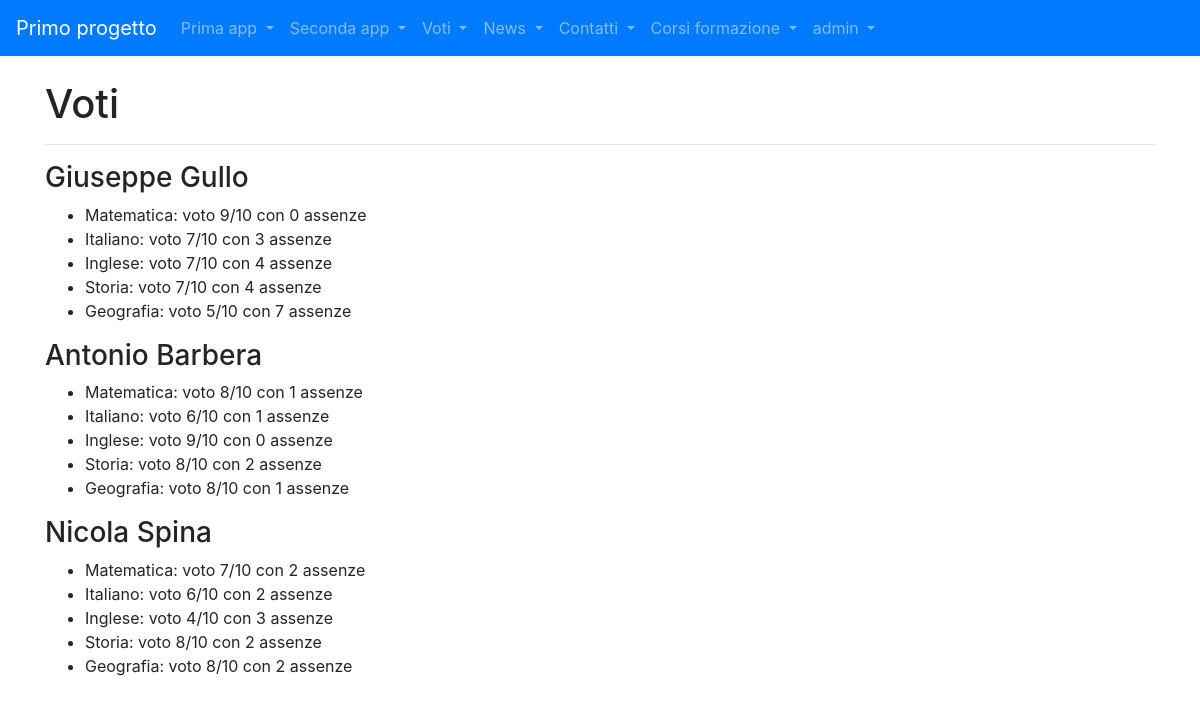
The page /voti/vista_2 (signed in) on the database its author committed.
### voti/models.py (models this page shows, shortened)
class SubjectData(models.Model):
    name = models.CharField(max_length=15, default="materia")
    grade = models.PositiveIntegerField(default=7)
    leaves = models.PositiveIntegerField(default=0)
    student = models.ForeignKey("Student", models.CASCADE, null=True)

### voti/views.py (the view)
# urls.py: path("vista_2", views.student_grades, name="vista_2"),
def student_grades(request: HttpRequest):
    return render(request, "vista_2.html", context=get_students_data())

### voti/views.py (called while the page is built)
def get_students_data():
    students = []
    for student in Student.objects.all():
        students.append({
            "name": f"{student.first_name} {student.last_name}",
            "subject_data": SubjectData.objects.filter(
                student__first_name=student.first_name,
                student__last_name=student.last_name,
            ),
        })
    return {"students": students}

### voti/templates/vista_2.html
{% extends "voti_base.html" %}
{% block content %}
{{block.super}}
<hr>
{% for student in students %}
    <h3>{{student.name}}</h3>
    <ul>
    {% for subject in student.subject_data %}
        <li>{{subject.name}}: voto {{subject.grade}}/10 con {{subject.leaves}} assenze</li>
    {% endfor %}
    </ul>
{% endfor %}
{% endblock content %}

### templates/base.html (shortened to what this page needs)
{% load static %}
<!doctype html>
<html lang="en">
  <head>
    <link rel="stylesheet" href="https://cdnjs.cloudflare.com/ajax/libs/font-awesome/5.15.4/css/all.min.css">
    <link rel="stylesheet" href="https://cdn.jsdelivr.net/npm/bootstrap@4.5.3/dist/css/bootstrap.min.css">
  </head>
  <body>
        <nav class="navbar navbar-expand-lg navbar-dark bg-primary">
              <a class="navbar-brand" href="/">Primo progetto</a>
                  <div class="collapse navbar-collapse" id="navbarSupportedContent">
    <ul class="navbar-nav mr-auto">
        <li class="nav-item dropdown">
        <a class="nav-link dropdown-toggle" href="#" id="navbarDropdown" role="button" data-toggle="dropdown" aria-haspopup="true" aria-expanded="false">
          Prima app
        </a>
      </li>
        <li class="nav-item dropdown">
        <a class="nav-link dropdown-toggle" href="#" id="navbarDropdown" role="button" data-toggle="dropdown" aria-haspopup="true" aria-expanded="false">
          Seconda app
        </a>
      </li>
        <li class="nav-item dropdown">
        <a class="nav-link dropdown-toggle" href="#" id="navbarDropdown" role="button" data-toggle="dropdown" aria-haspopup="true" aria-expanded="false">
            Voti
        </a>
      </li>
        <li class="nav-item dropdown">
        <a class="nav-link dropdown-toggle" href="#" id="navbarDropdown" role="button" data-toggle="dropdown" aria-haspopup="true" aria-expanded="false">
          News
        </a>
        <li class="nav-item dropdown">
        <a class="nav-link dropdown-toggle" href="#" id="navbarDropdown" role="button" data-toggle="dropdown" aria-haspopup="true" aria-expanded="false">
          Contatti
        </a>
      </li>
      </li>
        <li class="nav-item dropdown">
        <a class="nav-link dropdown-toggle" href="#" id="navbarDropdown" role="button" data-toggle="dropdown" aria-haspopup="true" aria-expanded="false">
          Corsi formazione
        </a>
      </li>
      {% if request.user.is_authenticated %}
      <li class="nav-item dropdown">
        <a href="#" class="nav-link dropdown-toggle" id="navbarDropdown" role="button" data-toggle="dropdown">
          {{ request.user.username }}
        </a>
      </li>
      {% endif %}
    </ul>
  </div>
        </nav>
        <div class="container my-4">
            {% block content %}
            {% endblock content %}
        </div>
  </body>
</html>

### rows shown on the page
SubjectData: name "Matematica", grade "9", leaves "0"
SubjectData: name "Italiano", grade "7", leaves "3"
SubjectData: name "Inglese", grade "7", leaves "4"
SubjectData: name "Storia", grade "7", leaves "4"
SubjectData: name "Geografia", grade "5", leaves "7"
SubjectData: name "Matematica", grade "8", leaves "1"
SubjectData: name "Italiano", grade "6", leaves "1"
SubjectData: name "Inglese", grade "9", leaves "0"
SubjectData: name "Storia", grade "8", leaves "2"
SubjectData: name "Geografia", grade "8", leaves "1"
SubjectData: name "Matematica", grade "7", leaves "2"
SubjectData: name "Italiano", grade "6", leaves "2"
SubjectData: name "Inglese", grade "4", leaves "3"
SubjectData: name "Storia", grade "8", leaves "2"
SubjectData: name "Geografia", grade "8", leaves "2"

### other values the page prints
{{ request.user.username }} "admin"
{{ student.name }} "Giuseppe Gullo" "Antonio Barbera" "Nicola Spina"
